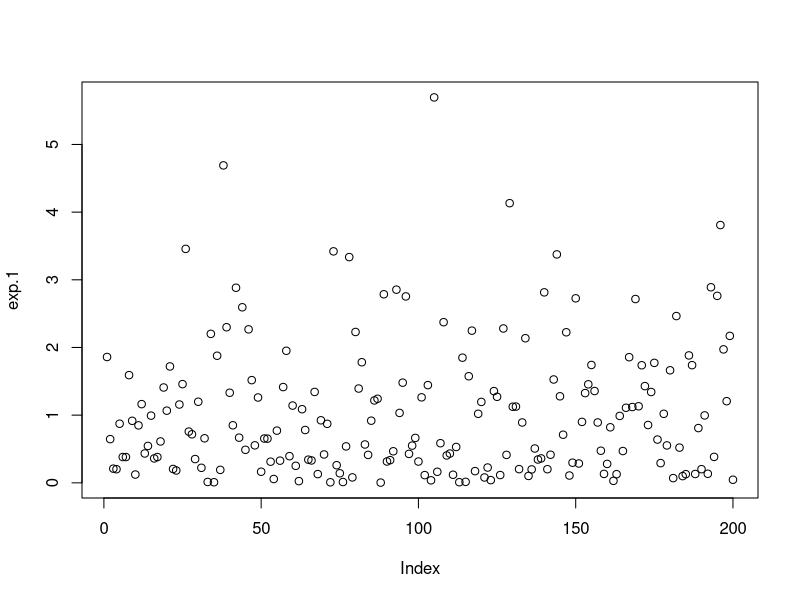
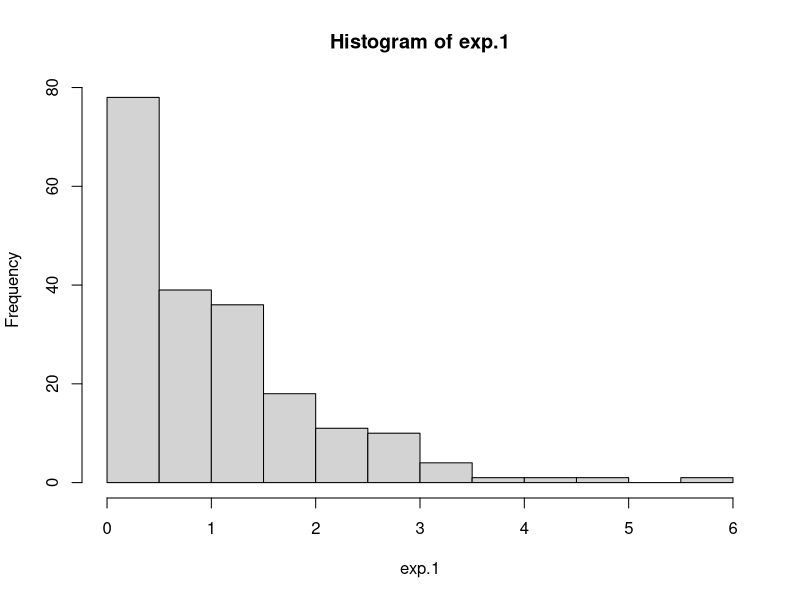
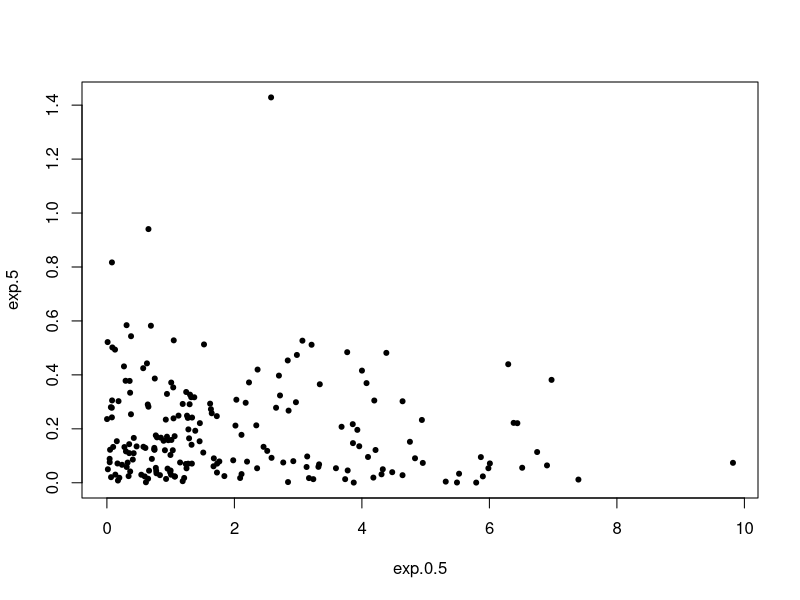
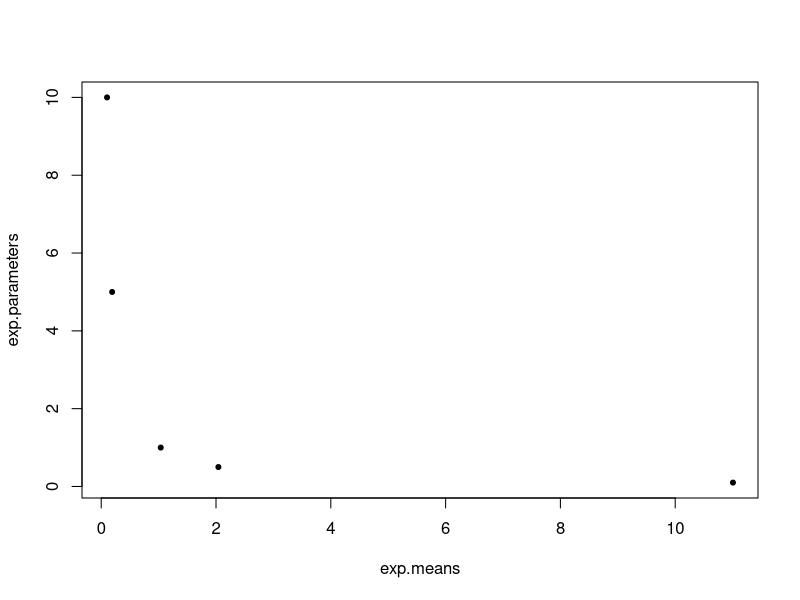
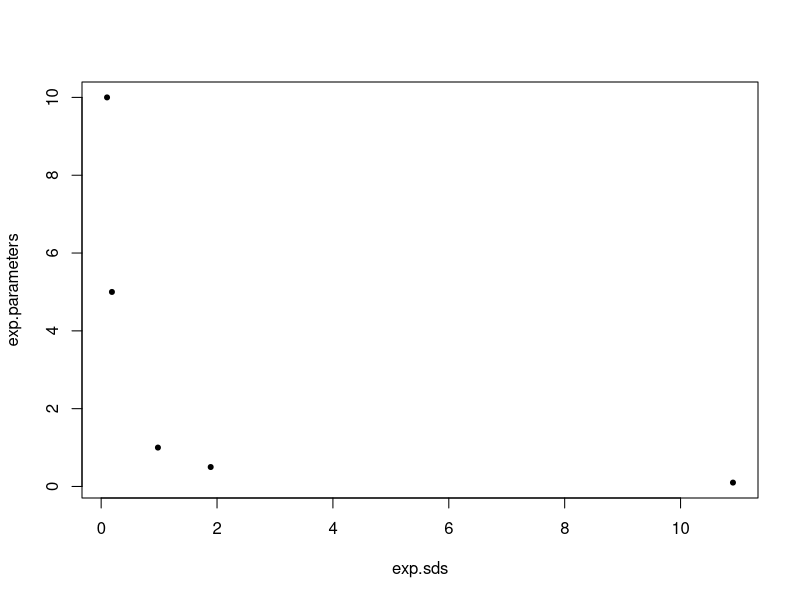
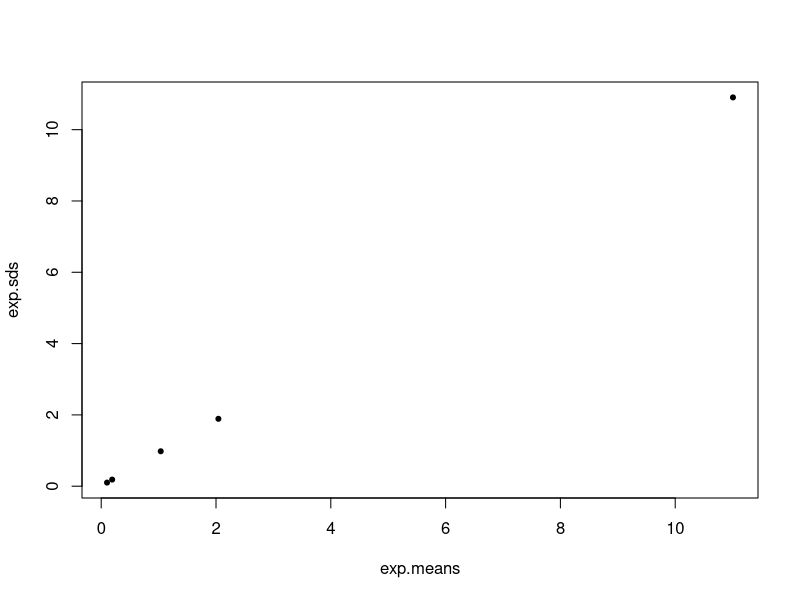
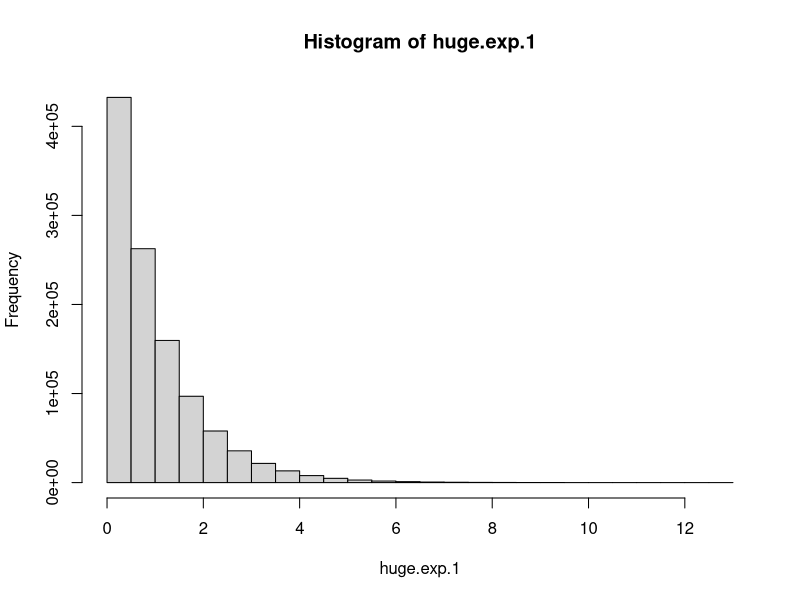
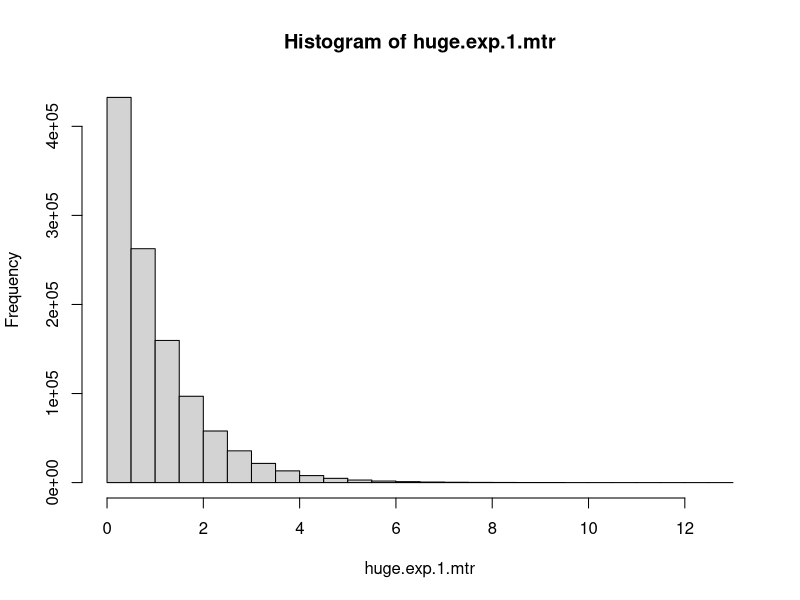

Generate these figures, in order, with R:
## ---- chunk 1
exp.1 <- rexp(n=200)
mean(exp.1)
sd(exp.1)
## ---- chunk 2
exp.0.1 <- rexp(n = 200, rate = 0.1)
exp.0.5 <- rexp(n = 200, rate = 0.5)
exp.5 <- rexp(n = 200, rate = 5)
exp.10 <- rexp(n = 200, rate = 10)
## ---- chunk 3
plot(exp.1)
hist(exp.1)
## ---- chunk 4
plot(exp.0.5, exp.5, bg = "green", pch = 20)
## ---- chunk 5
exp.parameters <- c(1, 0.1, 0.5, 5, 10)
exp.means <- c(mean(exp.1), mean(exp.0.1), mean(exp.0.5), mean(exp.5), mean(exp.10))
exp.sds <- c(sd(exp.1), sd(exp.0.1), sd(exp.0.5), sd(exp.5), sd(exp.10))
## ---- chunk 6
plot(exp.means, exp.parameters, bg = "green", pch = 20)
## ---- chunk 7
plot(exp.sds, exp.parameters, bg = "green", pch = 20)
## ---- chunk 8
plot(exp.means, exp.sds, bg = "green", pch = 20)
## ---- chunk 9
huge.exp.1 <- rexp(1100000)
mean(huge.exp.1)
sd(huge.exp.1)
## ---- chunk 10
hist(huge.exp.1)
#Полученный график распределения случайной величины не соответствует графику соответствующей функции распределения и не должен, 
#т.к. в 1 случае - распределение случайной величины по экспоненциальному закону, а во втором - функция
## ---- chunk 11
mean(huge.exp.1[huge.exp.1 > 1])
## ---- chunk 12
huge.exp.1.mtr<- matrix(huge.exp.1, 1100, 1000)
hist(huge.exp.1.mtr)
#Вид гистограммы совпадает с полученной от вектора
## ---- chunk 13
colMeans(huge.exp.1.mtr)[137]
## ---- chunk 14
huge.exp.1.mtr.mean <- colMeans(huge.exp.1.mtr)
hist(huge.exp.1.mtr.mean)
#Форма отличается, потому что мы имеем дело с другими данными
## ---- chunk 15
huge.exp.1.square <- huge.exp.1 ^ 2
mean(huge.exp.1.square)
sd(huge.exp.1.square)
mean(huge.exp.1.square) - mean(huge.exp.1)
sd(huge.exp.1.square) - sd(huge.exp.1)
#С увеличением значения вектора увеличится значение среднего и стандартного отклонения, т.к. они находятся в числителе дроби
#Уменьшение значения приведет к обратным результатам. Предположительно, рассмотренные показатели у вектора квадратов будут больше
